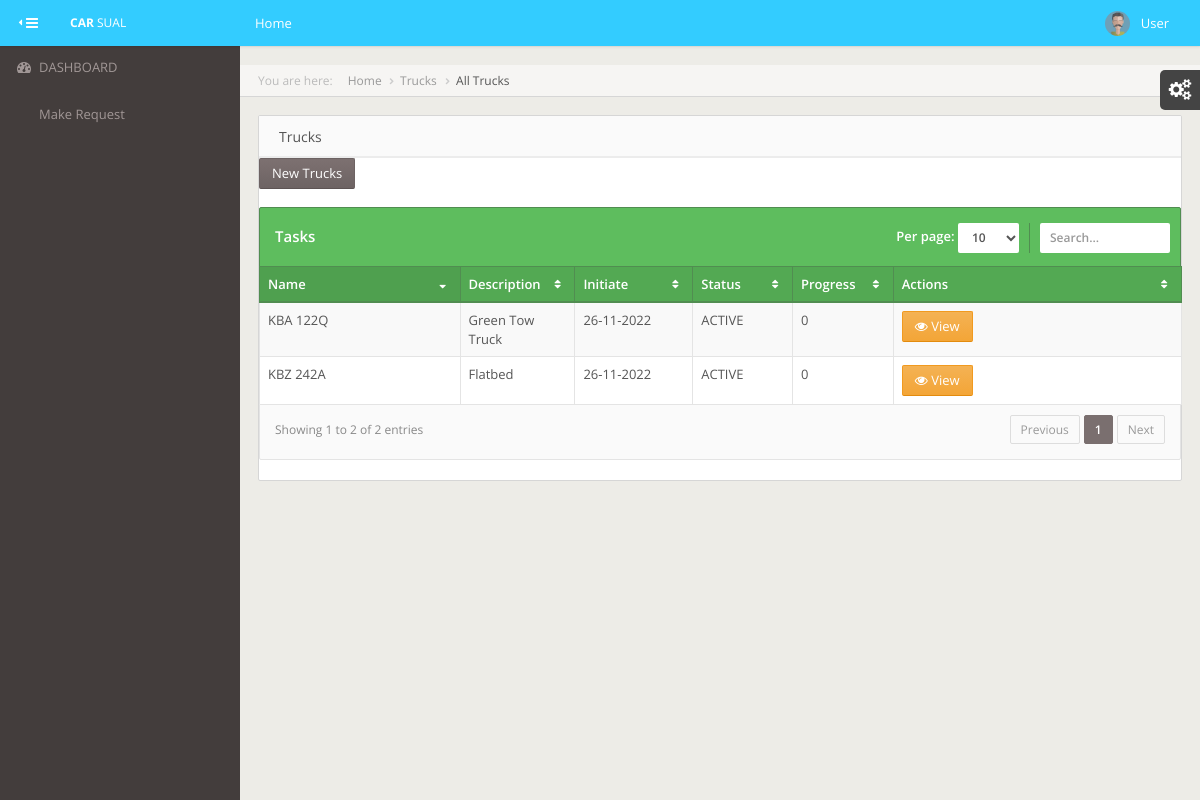
The app's page /projects.php with its own data.
### tables this page shows
CREATE TABLE `project` (
  `P_ID` int(11) NOT NULL,
  `P_NAME` varchar(50) NOT NULL,
  `P_DESC` varchar(100) NOT NULL,
  `P_STATUS` int(11) NOT NULL DEFAULT 1,
  `P_INITIATE_TIME` timestamp NULL DEFAULT current_timestamp()
);

### classes/DBConn.class.php (called while the page is built, shortened)
<?php
class DBConn {
    var $connection;
    public function __construct() {
        $DB_SERVER = 'localhost';
        $DB_USERNAME = 'rot';
        $DB_PASSWORD = '';
        $DB_DATABASE = 'Towtrucks';
        $connection = mysqli_connect($DB_SERVER, $DB_USERNAME, $DB_PASSWORD) or
        die('Oops connection error -> ' . mysqli_connect_error());
        $this->connection = $connection;
    }
    function simpleLazySelect($table, $condition) {
        $strSEL = "SELECT * FROM " . $table . " " . (($condition)) . "";
        $objSC = mysqli_query($this->connection, $strSEL);
        if ($objSC) {
            $data = array();
            while ($det = mysqli_fetch_assoc($objSC)) {
                $data[] = $det;
            }
            return $data;
        } else {
            return false;
        }
    }
}

### classes/ListDisplay.class.php (called while the page is built, shortened)
<?php
 include_once('DBConn.class.php');
class listDisplay extends DBConn{
public function page_to_row($current_page, $rows_per_page) {
    $start_row = ($current_page-1) * $rows_per_page + 1;
    return $start_row;
}
	public function paged_result($table,$condition,$start = null, $end = null) {
	   return $this->simpleLazySelect($table, $condition);
	}
}
?>

### projects.php (the view, shortened to what this page needs)
<?php
include 'header.php';
require_once('classes/ListDisplay.class.php');
$list = new listDisplay();
?>
<div id="content-wrapper">
    <ul class="breadcrumb breadcrumb-page">
        <div class="breadcrumb-label text-light-gray">You are here: </div>
        <li><a href="index.php">Home</a></li>
        <li><a href="#">Trucks</a></li>
        <li class="active"><a href="#">All Trucks</a></li>
    </ul>
    <div class="row">
        <div class="col-md-12">
            <div class="panel">
                <div class="panel-heading">
                    <span class="panel-title">Trucks</span>
                </div>
                <div><a href="new_project.php" class="btn btn-primary ajax-link">New Trucks</a>&nbsp;</div>
                <div class="table-success">
                    <?php
                    $current_page = 1;
                    $rows_per_page = 15;
                    $start_row = $list->page_to_row($current_page, $rows_per_page);
                    ?>
                    <table cellpadding="0" cellspacing="0" border="0" class="table table-striped table-bordered" id="jq-datatables-example">
                        <thead>
                            <tr>
                                <th width="193">Name</th>
                                <th width="100">Description</th>
                                <th width="105">Initiate </th>
                                <th width="86">Status</th>
                                <th width="86">Progress</th>
                                <th width="283">Actions</th>
                            </tr>
                        </thead>
                        <tbody>
                            <?php
                            $items = $list->paged_result( "project", " WHERE P_STATUS = 1",$start_row, $rows_per_page);
                            $count = count($items);
                            if ($count == 0) {
                                echo 'No records';
                                $numRow = 0;
                            } else {
                                foreach ($items as $it) {
                                    if ($it['P_STATUS'] == 1) {
                                        $activestate = "ACTIVE";
                                    } else {
                                        $activestate = "INACTIVE";
                                    }
                                   $prog = 0;
                                    echo '<tr>                     <td>' . $it['P_NAME'] . '</td>
								<td>' . $it['P_DESC'] . '</td>
								<td class="center">' . date('d-m-Y', strtotime($it['P_INITIATE_TIME'])) . '</td>
								<td class="center">' . $activestate . '</td>
								<td class="center">' . $prog . '</td>
								<td class="center">
									<a class="btn btn-warning" href="tasks.php?id=' . $it['P_ID'] . '">
										<i class="fa fa-eye icon-white"></i>
										View
									</a>
								</td>
							</tr>';
                                }
                            }
                            ?>
                        </tbody>
                    </table>
                </div>
            </div>
        </div>
    </div>
</div>
</div>
<?php
include 'footer.php';
?>

### records on screen
project: P_NAME "KBZ 242A", P_DESC "Flatbed", P_INITIATE_TIME "26-11-2022", P_STATUS "ACTIVE", prog "0"
project: P_NAME "KBA 122Q", P_DESC "Green Tow Truck", P_INITIATE_TIME "26-11-2022", P_STATUS "ACTIVE", prog "0"
